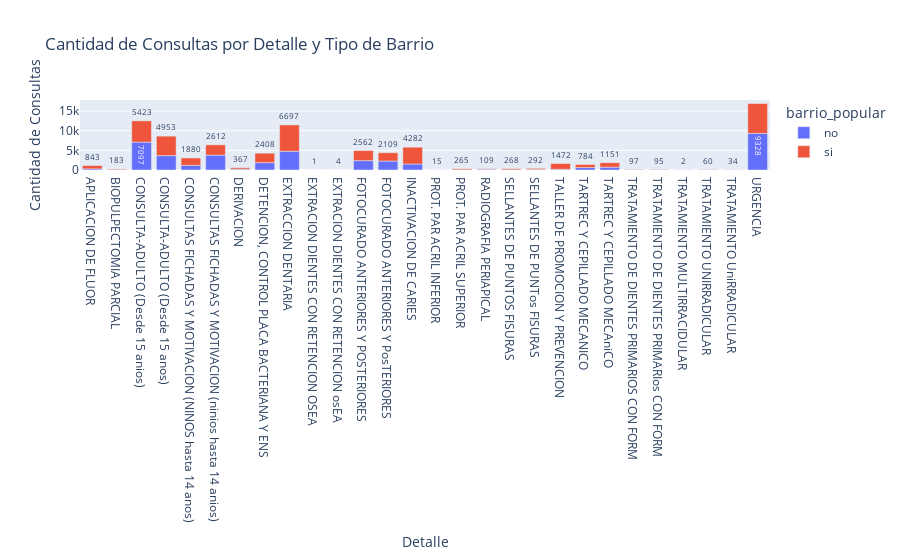

The notebook cell saved with this chart:
### Code cell
import pandas as pd
import plotly.express as px

# Supongamos que tienes tu DataFrame llamado 'df' con los datos
# ... (procesa los datos como se mostró anteriormente)

# Eliminar filas con 'detalle' igual a '#¡REF!'
df = df[df['detalle'] != '#¡REF!']

# Calcular la cantidad de consultas por detalle
atenciones_detalle = df.groupby(['detalle', 'barrio_popular'])['consulta_cantidad'].sum().reset_index()

# Crear el gráfico de barras apiladas con etiquetas de datos
fig = px.bar(atenciones_detalle, x='detalle', y='consulta_cantidad',
             color='barrio_popular',
             title='Cantidad de Consultas por Detalle y Tipo de Barrio',
             labels={'detalle': 'Detalle', 'consulta_cantidad': 'Cantidad de Consultas'},
             category_orders={"barrio_popular": ["no", "si"]})  # Ordenar las categorías

fig.update_xaxes(title_text='Detalle')
fig.update_yaxes(title_text='Cantidad de Consultas')

# Agregar etiquetas de datos a las barras
fig.update_traces(texttemplate='%{y}', textposition='outside')

# Ajustar el diseño del gráfico para que quepan las etiquetas de datos
fig.update_layout(uniformtext_minsize=8, uniformtext_mode='hide')

# Mostrar el gráfico interactivo
fig.show()

# Guardar la imagen en formato PNG para PowerPoint
fig.write_image("grafico_consultas_detalle.png")

### Figure 1 — Plotly figure (JSON) as saved in the notebook; plotly's stock layout.template omitted (floating-point values rounded to 4 significant figures)
{"data": [{"alignmentgroup": "True", "hovertemplate": "barrio_popular=no<br>Detalle=%{x}<br>Cantidad de Consultas=%{y}<extra></extra>", "legendgroup": "no", "marker": {"color": "#636efa", "pattern": {"shape": ""}}, "name": "no", "offsetgroup": "no", "orientation": "v", "showlegend": true, "textposition": "outside", "texttemplate": "%{y}", "type": "bar", "x": ["APLICACION DE FLUOR", "BIOPULPECTOMIA PARCIAL", "CONSULTA-ADULTO (Desde 15 anios)", "CONSULTA-ADULTO (Desde 15 anos)", "CONSULTAS FICHADAS Y MOTIVACION (NINOS hasta 14 anos)", "CONSULTAS FICHADAS Y MOTIVACION (ninios hasta 14 anios)", "DERIVACION", "DETENCION, CONTROL PLACA BACTERIANA Y ENS", "EXTRACCION DENTARIA", "EXTRACION DIENTES CON RETENCION OSEA", "EXTRACION DIENTES CON RETENCION osEA", "FOTOCURADO ANTERIORES Y POSTERIORES", "FOTOCURADO ANTERIORES Y PosTERIORES", "INACTIVACION DE CARIES", "PROT. PAR ACRIL INFERIOR", "PROT. PAR ACRIL SUPERIOR", "RADIOGRAFIA PERIAPICAL", "SELLANTES DE PUNTOS FISURAS", "SELLANTES DE PUNTos FISURAS", "TALLER DE PROMOCION Y PREVENCION", "TARTREC Y CEPILLADO MECANICO", "TARTREC Y CEPILLADO MECAniCO", "TRATAMIENTO DE DIENTES PRIMARIOS CON FORM", "TRATAMIENTO DE DIENTES PRIMARIos CON FORM", "TRATAMIENTO MULTIRRACIDULAR", "TRATAMIENTO UNIRRADICULAR", "TRATAMIENTO UniRRADICULAR", "URGENCIA"], "xaxis": "x", "y": [289, 19, 7097, 3665, 1187, 3789, 205, 1868, 4783, 1, 4, 2387, 2285, 1529, 15, 41, 205, 42, 110, 178, 621, 712, 61, 65, 26, 43, 10, 9328], "yaxis": "y"}, {"alignmentgroup": "True", "hovertemplate": "barrio_popular=si<br>Detalle=%{x}<br>Cantidad de Consultas=%{y}<extra></extra>", "legendgroup": "si", "marker": {"color": "#EF553B", "pattern": {"shape": ""}}, "name": "si", "offsetgroup": "si", "orientation": "v", "showlegend": true, "textposition": "outside", "texttemplate": "%{y}", "type": "bar", "x": ["APLICACION DE FLUOR", "BIOPULPECTOMIA PARCIAL", "CONSULTA-ADULTO (Desde 15 anios)", "CONSULTA-ADULTO (Desde 15 anos)", "CONSULTAS FICHADAS Y MOTIVACION (NINOS hasta 14 anos)", "CONSULTAS FICHADAS Y MOTIVACION (ninios hasta 14 anios)", "DERIVACION", "DETENCION, CONTROL PLACA BACTERIANA Y ENS", "EXTRACCION DENTARIA", "FOTOCURADO ANTERIORES Y POSTERIORES", "FOTOCURADO ANTERIORES Y PosTERIORES", "INACTIVACION DE CARIES", "PROT. PAR ACRIL SUPERIOR", "RADIOGRAFIA PERIAPICAL", "SELLANTES DE PUNTOS FISURAS", "SELLANTES DE PUNTos FISURAS", "TALLER DE PROMOCION Y PREVENCION", "TARTREC Y CEPILLADO MECANICO", "TARTREC Y CEPILLADO MECAniCO", "TRATAMIENTO DE DIENTES PRIMARIOS CON FORM", "TRATAMIENTO DE DIENTES PRIMARIos CON FORM", "TRATAMIENTO MULTIRRACIDULAR", "TRATAMIENTO UNIRRADICULAR", "TRATAMIENTO UniRRADICULAR", "URGENCIA"], "xaxis": "x", "y": [843, 183, 5423, 4953, 1880, 2612, 367, 2408, 6697, 2562, 2109, 4282, 265, 109, 268, 292, 1472, 784, 1151, 97, 95, 2, 60, 34, 7611], "yaxis": "y"}], "layout": {"barmode": "relative", "legend": {"title": {"text": "barrio_popular"}, "tracegroupgap": 0}, "title": {"text": "Cantidad de Consultas por Detalle y Tipo de Barrio"}, "uniformtext": {"minsize": 8, "mode": "hide"}, "xaxis": {"anchor": "y", "domain": [0, 1], "title": {"text": "Detalle"}}, "yaxis": {"anchor": "x", "domain": [0, 1], "title": {"text": "Cantidad de Consultas"}}}}
